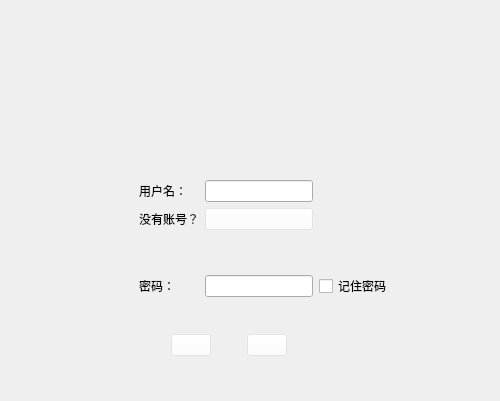
<?xml version="1.0" encoding="UTF-8"?>
<ui version="4.0">
 <class>login</class>
 <widget class="QWidget" name="login">
  <property name="geometry">
   <rect>
    <x>0</x>
    <y>0</y>
    <width>500</width>
    <height>401</height>
   </rect>
  </property>
  <property name="windowTitle">
   <string>登录</string>
  </property>
  <property name="windowIcon">
   <iconset>
    <normaloff>../resources/apple.PNG</normaloff>../resources/apple.PNG</iconset>
  </property>
  <property name="styleSheet">
   <string notr="true"/>
  </property>
  <widget class="QWidget" name="widget_4" native="true">
   <property name="geometry">
    <rect>
     <x>40</x>
     <y>320</y>
     <width>378</width>
     <height>50</height>
    </rect>
   </property>
   <property name="sizePolicy">
    <sizepolicy hsizetype="Preferred" vsizetype="Fixed">
     <horstretch>0</horstretch>
     <verstretch>0</verstretch>
    </sizepolicy>
   </property>
   <layout class="QHBoxLayout" name="horizontalLayout_5">
    <item>
     <spacer name="horizontalSpacer">
      <property name="orientation">
       <enum>Qt::Horizontal</enum>
      </property>
      <property name="sizeHint" stdset="0">
       <size>
        <width>40</width>
        <height>20</height>
       </size>
      </property>
     </spacer>
    </item>
    <item>
     <widget class="QPushButton" name="signIn">
      <property name="styleSheet">
       <string notr="true">background-color: rgba(255,255,255,70);</string>
      </property>
      <property name="text">
       <string/>
      </property>
      <property name="icon">
       <iconset>
        <normaloff>../resources/9E90D0FDE9C043F6DAE3FFAC3F746C38.png</normaloff>../resources/9E90D0FDE9C043F6DAE3FFAC3F746C38.png</iconset>
      </property>
      <property name="iconSize">
       <size>
        <width>80</width>
        <height>30</height>
       </size>
      </property>
     </widget>
    </item>
    <item>
     <spacer name="horizontalSpacer_3">
      <property name="orientation">
       <enum>Qt::Horizontal</enum>
      </property>
      <property name="sizeType">
       <enum>QSizePolicy::Fixed</enum>
      </property>
      <property name="sizeHint" stdset="0">
       <size>
        <width>30</width>
        <height>20</height>
       </size>
      </property>
     </spacer>
    </item>
    <item>
     <widget class="QPushButton" name="exitOut">
      <property name="styleSheet">
       <string notr="true">background-color: rgba(255,255,255,70);</string>
      </property>
      <property name="text">
       <string/>
      </property>
      <property name="icon">
       <iconset>
        <normaloff>../resources/232BA6219E241DECDC960184E31063CD.png</normaloff>../resources/232BA6219E241DECDC960184E31063CD.png</iconset>
      </property>
      <property name="iconSize">
       <size>
        <width>80</width>
        <height>30</height>
       </size>
      </property>
     </widget>
    </item>
    <item>
     <spacer name="horizontalSpacer_2">
      <property name="orientation">
       <enum>Qt::Horizontal</enum>
      </property>
      <property name="sizeHint" stdset="0">
       <size>
        <width>40</width>
        <height>20</height>
       </size>
      </property>
     </spacer>
    </item>
   </layout>
  </widget>
  <widget class="QWidget" name="widget" native="true">
   <property name="geometry">
    <rect>
     <x>40</x>
     <y>180</y>
     <width>378</width>
     <height>118</height>
    </rect>
   </property>
   <property name="sizePolicy">
    <sizepolicy hsizetype="Preferred" vsizetype="Fixed">
     <horstretch>0</horstretch>
     <verstretch>0</verstretch>
    </sizepolicy>
   </property>
   <layout class="QGridLayout" name="gridLayout">
    <item row="3" column="1">
     <widget class="QLabel" name="label_2">
      <property name="text">
       <string>密码：</string>
      </property>
     </widget>
    </item>
    <item row="3" column="3">
     <widget class="QCheckBox" name="passwordSaving">
      <property name="text">
       <string>记住密码</string>
      </property>
     </widget>
    </item>
    <item row="2" column="2">
     <spacer name="verticalSpacer">
      <property name="orientation">
       <enum>Qt::Vertical</enum>
      </property>
      <property name="sizeHint" stdset="0">
       <size>
        <width>20</width>
        <height>40</height>
       </size>
      </property>
     </spacer>
    </item>
    <item row="3" column="2">
     <widget class="QLineEdit" name="passWord">
      <property name="echoMode">
       <enum>QLineEdit::Password</enum>
      </property>
     </widget>
    </item>
    <item row="1" column="1">
     <widget class="QLabel" name="label_3">
      <property name="text">
       <string>没有账号？</string>
      </property>
     </widget>
    </item>
    <item row="0" column="3">
     <spacer name="horizontalSpacer_5">
      <property name="orientation">
       <enum>Qt::Horizontal</enum>
      </property>
      <property name="sizeHint" stdset="0">
       <size>
        <width>40</width>
        <height>20</height>
       </size>
      </property>
     </spacer>
    </item>
    <item row="0" column="2">
     <widget class="QLineEdit" name="userName"/>
    </item>
    <item row="1" column="2">
     <widget class="QPushButton" name="openSignUp">
      <property name="styleSheet">
       <string notr="true">background-color: rgba(255,255,255,70);</string>
      </property>
      <property name="text">
       <string/>
      </property>
      <property name="icon">
       <iconset>
        <normaloff>../resources/0C05E4AE59C02077D832BA0FE2C810DD.png</normaloff>../resources/0C05E4AE59C02077D832BA0FE2C810DD.png</iconset>
      </property>
      <property name="iconSize">
       <size>
        <width>80</width>
        <height>30</height>
       </size>
      </property>
     </widget>
    </item>
    <item row="0" column="0">
     <spacer name="horizontalSpacer_4">
      <property name="orientation">
       <enum>Qt::Horizontal</enum>
      </property>
      <property name="sizeHint" stdset="0">
       <size>
        <width>40</width>
        <height>20</height>
       </size>
      </property>
     </spacer>
    </item>
    <item row="0" column="1">
     <widget class="QLabel" name="label">
      <property name="text">
       <string>用户名：</string>
      </property>
     </widget>
    </item>
   </layout>
  </widget>
 </widget>
 <resources/>
 <connections/>
</ui>
